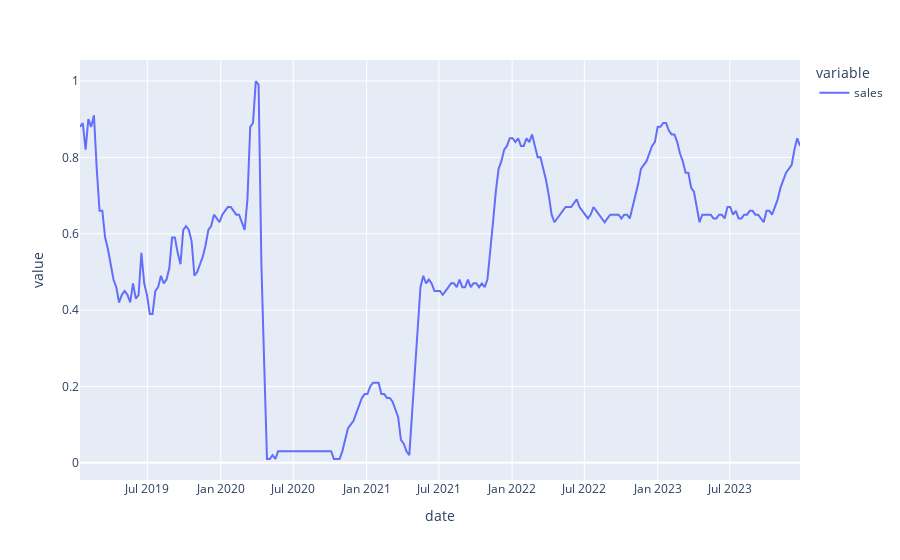

Source (notebook cell):
### Markdown cell above
### Interactive plots

### Code cell
# Plot it
px.line(df.sales)

### Figure 1 — Plotly figure (JSON) as saved in the notebook; plotly's stock layout.template omitted (floating-point values rounded to 4 significant figures; data arrays with more than 128 entries replaced by an {"elided": "..."} marker saying what was removed)
{"data": [{"hovertemplate": "variable=sales<br>date=%{x}<br>value=%{y}<extra></extra>", "legendgroup": "sales", "line": {"color": "#636efa", "dash": "solid"}, "marker": {"symbol": "circle"}, "mode": "lines", "name": "sales", "orientation": "v", "showlegend": true, "type": "scatter", "x": {"elided": "259 str values"}, "xaxis": "x", "y": {"elided": "259 float values"}, "yaxis": "y"}], "layout": {"legend": {"title": {"text": "variable"}, "tracegroupgap": 0}, "margin": {"t": 60}, "xaxis": {"anchor": "y", "domain": [0, 1], "title": {"text": "date"}}, "yaxis": {"anchor": "x", "domain": [0, 1], "title": {"text": "value"}}}}
